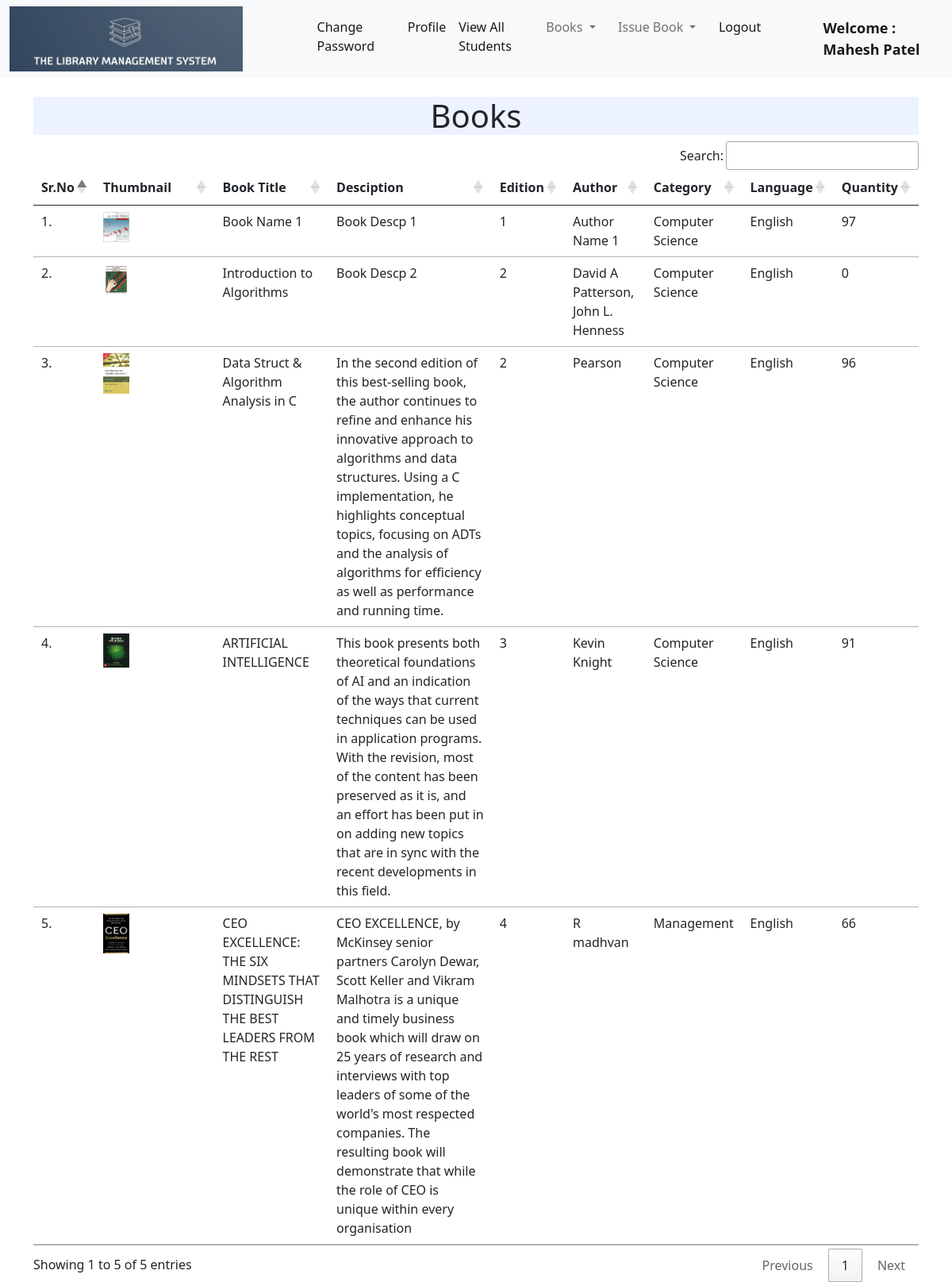
The page /librarian/viewBooks (signed in) on the database as committed earlier.
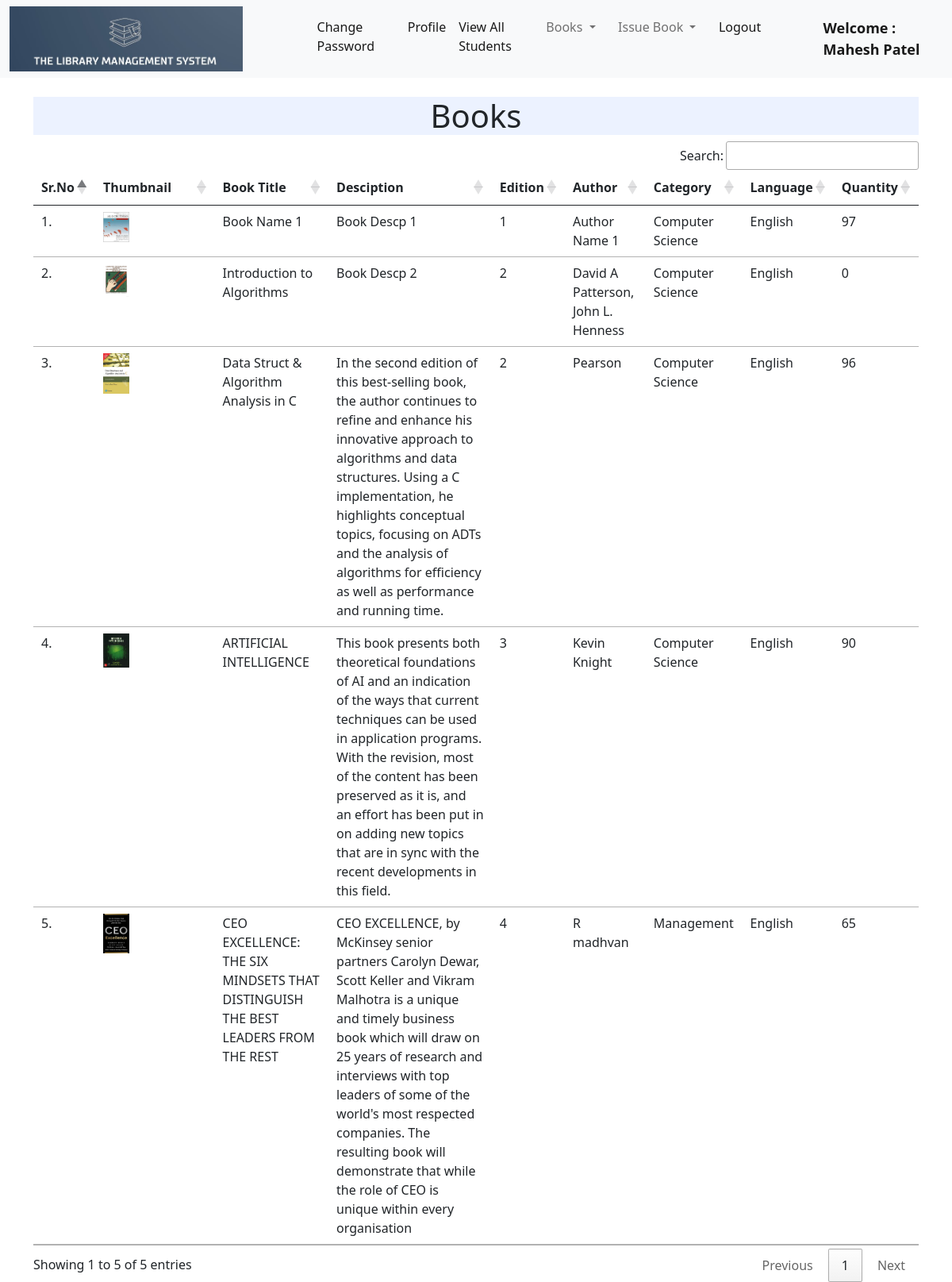
The same page on the database as committed later.
### main/models.py (models this page shows)
class Book(models.Model):
    bookName = models.CharField(max_length=100)
    bookAuthor = models.CharField(max_length=35)
    bookDiscp = models.TextField(max_length=350)
    bookEdition = models.IntegerField()
    bookLang = models.CharField(max_length=35)
    bookCategory = models.CharField(max_length=35)
    bookQuantity = models.IntegerField()
    bookImage = models.ImageField(upload_to="",blank=True)
    isActive = models.BooleanField(default=True)
    def __str__(self):
        return str(self.id)+ " ["+str(self.bookName)+']'+ " ["+str(self.bookAuthor)+']'+ " ["+str(self.bookDiscp)+']'+ " ["+str(self.bookEdition)+']'+ " ["+str(self.bookLang)+']'+ " ["+str(self.bookCategory)+']'+ " ["+str(self.bookQuantity)+']'+ " ["+str(self.bookImage)+']'

### librarian/views.py (the view)
# urls.py: path('viewBooks',views.viewBooks),
@login_required(login_url = '/librarian/')
def viewBooks(request):
    books = Book.objects.all()
    print(books)
    return render(request,"libViewBooks.html",{'books':books})

### templates/libViewBooks.html (shortened to what this page needs)
{% extends 'libNavBar.html' %}
{% load static %}
{% block body %}
<div class="container mt-4">
    <h1 class="text-center" style=" background-color : #ECF2FF">Books</h1>
    <table class="table table-hover" id="example">
        <thead>
            <tr>
                <th>Sr.No</th>
                <th>Thumbnail</th>
                <th>Book Title</th>
                <th>Desciption</th>
                <th>Edition</th>
                <th>Author</th>
                <th>Category</th>
                <th>Language</th>
                <th>Quantity</th>
            </tr>
        </thead>
        <tbody>
            {% for book in books %}
            <tr>
                <td >{{forloop.counter}}.</td>
                <td><img src="{{book.bookImage.url}}" alt="" width="25%" height="25%"></td>
                <td >{{book.bookName}}</td>
                <td >{{book.bookDiscp}}</td>
                <td >{{book.bookEdition}}</td>
                <td>{{book.bookAuthor}}</td>
                <td>{{book.bookCategory}}</td>
                <td>{{book.bookLang}}</td>
                <td>{{book.bookQuantity}}</td>
            </tr>
            {% endfor %}
        </tbody>
    </table>
    </div>
{% endblock %}

Rows that differ between the two databases and show on the page:
changed Book "ARTIFICIAL INTELLIGENCE": bookQuantity "91" → "90"
changed Book "CEO EXCELLENCE: THE SIX MINDSETS THAT DISTINGUISH THE BEST LEADERS FROM THE REST": bookQuantity "66" → "65"
